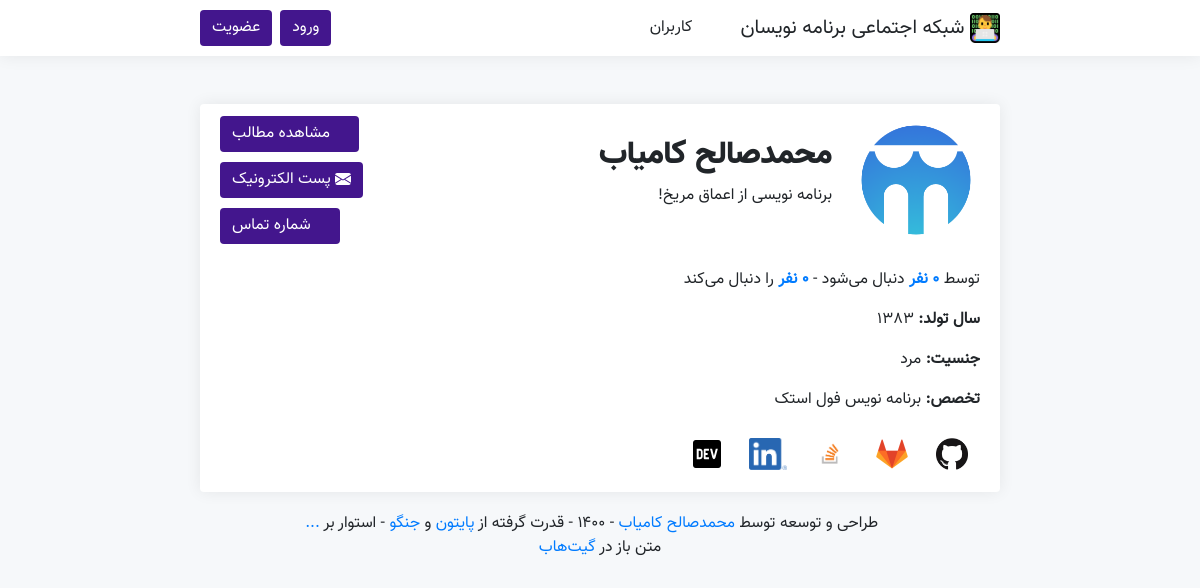
/user/mskf1383/, run on the app's committed database.
### main/models.py (models this page shows, shortened)
class Person(models.Model):
    PROGRAMMING_CHOICES = (
        ('C Language', 'C Language'),
        ('C++', 'C++'),
        ('C#', 'C#'),
        ('Objective-C', 'Objective-C'),
        ('Java', 'Java'),
        ('JavaScript', 'JavaScript'),
        ('Python', 'Python'),
        ('PHP', 'PHP'),
        ('HTML', 'HTML'),
        ('CSS', 'CSS'),
        ('Perl', 'Perl'),
        ('Swift', 'Swift'),
        ('Kotlin', 'Kotlin'),
        ('Go', 'Go'),
        ('Ruby', 'Ruby'),
        ('Basic', 'Basic'),
        ('Pascal', 'Pascal'),
        ('Lua', 'Lua'),
        ('R Language', 'R Language'),
        ('Rust', 'Rust'),
        ('TypeScript', 'TypeScript'),
    )
    YEARS = []
    for year in range(1330, 1395):
        YEARS.append((str(year), str(year)),)
    YEARS = tuple(YEARS)
    username = models.CharField(max_length = 50, verbose_name = 'نام کاربری')
    avatar = models.ImageField(upload_to = 'avatars/', blank = True, verbose_name = 'آواتار')
    name = models.CharField(max_length = 50, verbose_name = 'نام')
    public_email = models.CharField(max_length = 100, null = True, blank = True, verbose_name = 'پست الکترونیک')
    mobile = models.CharField(max_length = 11, null = True, blank = True, verbose_name = 'شماره تماس')
    description = models.CharField(max_length = 200, null = True, blank = True, verbose_name = 'توضیحات')
    year_of_born = models.CharField(max_length = 4, choices = YEARS, null = True, blank = True, verbose_name = 'سال تولد')
    gender = models.CharField(max_length = 10, null = True, blank = True, verbose_name = 'جنسیت')
    work = models.CharField(max_length = 50, null = True, blank = True, verbose_name = 'تخصص')
    programming = models.ManyToManyField('Programming', blank = True, verbose_name = 'زبان‌های برنامه نویسی')
    rezome = models.TextField(null = True, blank = True, default = '', verbose_name = 'رزومه')
    likes = models.ManyToManyField('Post', blank = True, verbose_name = 'لایک‌ها')
    viewed_posts = models.ManyToManyField('Post', related_name = 'views_post', blank = True, verbose_name = 'مطالب مشاهده شده')
    following = models.ManyToManyField('Person', blank = True, verbose_name = 'دنبال شوندگان')
    len_following = models.CharField(max_length = 10, default = 0, verbose_name = 'تعداد دنبال شوندگان')
    followers = models.ManyToManyField('Person', related_name = 'folllowers', blank = True, verbose_name = 'دنبال کنندگان')
    len_followers = models.CharField(max_length = 10, default = 0, verbose_name = 'تعداد دنبال کنندگان')
    github = models.URLField(null = True, blank = True, verbose_name = 'گیت‌هاب')
    gitlab = models.URLField(null = True, blank = True, verbose_name = 'گیت‌لب')
    stackowerflow = models.URLField(null = True, blank = True, verbose_name = 'استک اورفلو')
    linkedin = models.URLField(null = True, blank = True, verbose_name = 'لینکدین')
    dev = models.URLField(null = True, blank = True, verbose_name = 'جامعه دِو')
    website = models.URLField(null = True, blank = True, verbose_name = 'وبسایت')
    class Meta:
        verbose_name = 'فرد'
        verbose_name_plural = 'افراد'

### persons/views.py (the view)
# urls.py: path('<str:username>/', views.profile_detail, name = 'profile_detail'),
def profile_detail(request, username):
    person = get_object_or_404(Person, username = username) # Get Person
    programming_availability = False
    if len(person.programming.all()) > 0:
        programming_availability = True
    posts = Post.objects.filter(author = person) # Get Persons posts
    count_posts = [post.title for post in posts]
    post_availability = False
    if len(count_posts) > 0:
        post_availability = True
    context = {
        'person': person,
        'posts': posts,
        'post_availability': post_availability,
        'programming_availability': programming_availability,
        'current_url': str(request.path).replace('/', '%2F'),
    }
    mskf.add_notification_availability_to_context(request, context)
    mskf.add_authenticated_user_to_context(request, context)
    return render(request, 'profile_detail.html', context)

### main/functions.py (called while the page is built)
    def add_notification_availability_to_context(request, context):
        if request.user.is_authenticated:
            person = Person.objects.get(username=request.user.username)
            notification = Notification.objects.filter(
                givver=person,
                done=False)
            new_notif = False
            if len(notification) > 0:
                new_notif = True
            context['new_notif'] = new_notif
            context['notif_len'] = len(notification)

    def add_authenticated_user_to_context(request, context):
        if request.user.is_authenticated:
            authenticated_user = Person.objects.get(username=request.user.username)
            context['authenticated_user'] = authenticated_user

### media/template/profile_detail.html (shortened to what this page needs)
{% extends 'main.html' %}
{% load static %}
{% block body %}
<div class="body shadow-ms border-gray">
    <div class="btn-group-vertical" style="float: left; text-align: left; align-items: flex-end;">
        {% if post_availability == True %}
            <a href="{% url 'person:post:all_posts' person.username 1 %}"><button type="button" class="btn btn-primary  border-gray" style="float: left; margin-bottom: 10px;"><i class="icofont-pen-nib"></i> مشاهده مطالب</button></a>
        {% endif %}
        {% if person.public_email != None %}
            <a href="mailto:{{ person.public_email }}"><button type="button" class="btn btn-primary  border-gray" style="float: left; margin-bottom: 10px;"> پست الکترونیک</button></a>
        {% endif %}
        {% if person.mobile != None %}
            <a href="tel:{{ person.mobile }}"><button type="button" class="btn btn-primary  border-gray" style="float: left; margin-bottom: 10px;"><i class="icofont-phone"></i> شماره تماس</button></a>
        {% endif %}
    </div>
    <div class="profile">
        <div class="profile-avatar">
            {% if person.avatar.url != None %}
                <img src="{{ person.avatar.url }}" width="128px" height="128px" class="avatar  border-gray">
            {% else %}
                <img src="/media/avatars/default_avatar.png/" width="128px" height="128px" class="avatar  border-gray" type="button">
            {% endif %}
        </div>
        <div class="profile-name">
            {% if person.name != None %}
                <h2 style="margin-bottom: 10px;">
                    {{ person.name }}
                </h2>
            {% endif %}
            {% if person.description != None %}
                <p>{{ person.description }}</p>
            {% endif %}
        </div>
    </div><br/>
    <p class="follow-info">توسط <a href="{% url 'person:followers' person.username 1 %}"><strong>{{ person.len_followers }} نفر</strong></a> دنبال می‌شود - <a href="{% url 'person:followings' person.username 1 %}"><strong>{{ person.len_following }} نفر</strong></a> را دنبال می‌کند</p>
    {% if person.year_of_born != None %}
    <p><strong>سال تولد: </strong>{{ person.year_of_born }}</p>
    {% endif %}
    {% if person.gender != None %}
    <p><strong>جنسیت: </strong>{{ person.gender }}</p>
    {% endif %}
    {% if person.work != None %}
    <p><strong>تخصص: </strong>{{ person.work }}</p>
    {% endif %}
    <div class="social">
        {% if person.github != None %}
            <a href="{{ person.github }}" target="_blank"><button type="button" class="btn btn-light  border-gray"><img class="logo" src="{% static 'img/Github_light_logo.png' %}" height="32px"></button></a>
        {% endif %}
        {% if person.gitlab != None %}
            <a href="{{ person.gitlab }}" target="_blank"><button type="button" class="btn btn-light  border-gray"><img class="logo" src="{% static 'img/Gitlab_logo.png' %}" height="32px"></button></a>
        {% endif %}
        {% if person.stackowerflow != None %}
            <a href="{{ person.stackowerflow }}" target="_blank"><button type="button" class="btn btn-light  border-gray"><img class="logo" src="{% static 'img/Stackowerflow.png' %}" height="32px"></button></a>
        {% endif %}
        {% if person.linkedin != None %}
            <a href="{{ person.linkedin }}" target="_blank"><button type="button" class="btn btn-light  border-gray"><img class="logo" src="{% static 'img/Linkedin.png' %}" height="32px"></button></a>
        {% endif %}
        {% if person.dev != None %}
            <a href="{{ person.dev }}" target="_blank"><button type="button" class="btn btn-light  border-gray">
            </button></a>
        {% endif %}
    </div>
</div>
{% endblock %}

### media/static/css/style.css (style rules this page uses)
:root { --primary: #43168d; --primary-hover: #2b0b5f; --primary-shadow: #43168d50; --dark: #dedad6; --dark: #212529; --body-background: #f6f8fa; --light: #fff; --light-hover: #f5f5f5; --border-color: rgba(0,0,0,0.125); }
body { font-family: Vazir FD; text-align: right; background: var(--body-background); color: var(--dark) }
h1, h2, h3, h4, h5, h6 { font-family: Vazir Black FD; font-weight: 900; }
.body { border-radius: .25rem; padding: .75rem 1.25rem; background-color: var(--light); border: 1px solid rgba(0,0,0,.125); width: 100%; margin-bottom: 10px; }
.body img { max-width: 100%; border-radius: .25rem; margin-top: .75rem; margin-bottom: .75rem; }
a, p, img, h1, h2, h3, h4, h5, h6 { transition: .3s; color: var(--dark); text-decoration: none !important; }
a { color: #007bff; }
.profile { display: table; }
.profile-avatar { display: inline-block; }
.profile-avatar img { width: 128px; height: 128px; }
.profile-name { display: table-cell; vertical-align: middle; padding-right: 20px; }
.avatar { max-width: unset !important; border-radius: 100% !important; margin-top: 0rem !important; margin-bottom: 0rem !important; border-style: solid; border-width: 1px; }
.social button { margin-top: .25rem; margin-bottom: .25rem; }
.logo { max-width: unset !important; border-radius: 0rem !important; margin-top: 0rem !important; margin-bottom: 0rem !important; }
.btn-primary { color:#fff; background-color:var(--primary) !important; border-color:var(--primary) !important; }
.btn-light { color:var(--dark); background-color:transparent !important; border-color:transparent !important; }
.border-gray { border-color: var(--border-color); border-width: 0ch; }
.shadow-ms { box-shadow: 0 0 1rem 0 rgba(0,0,0,.075); }
[class*=" icofont-"], [class^=icofont-] { vertical-align: middle; }

### data on the page
Person: avatar (picture), name "محمدصالح کامیاب", description "برنامه نویسی از اعماق مریخ!", len_followers "0", len_following "0", year_of_born "1383", gender "مرد", work "برنامه نویس فول استک"
